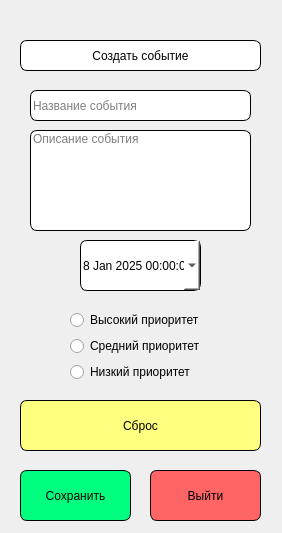
<?xml version="1.0" encoding="UTF-8"?>
<ui version="4.0">
 <class>Dialog</class>
 <widget class="QDialog" name="Dialog">
  <property name="geometry">
   <rect>
    <x>0</x>
    <y>0</y>
    <width>282</width>
    <height>533</height>
   </rect>
  </property>
  <property name="sizePolicy">
   <sizepolicy hsizetype="Fixed" vsizetype="Fixed">
    <horstretch>0</horstretch>
    <verstretch>0</verstretch>
   </sizepolicy>
  </property>
  <property name="minimumSize">
   <size>
    <width>282</width>
    <height>533</height>
   </size>
  </property>
  <property name="maximumSize">
   <size>
    <width>282</width>
    <height>533</height>
   </size>
  </property>
  <property name="windowTitle">
   <string>Dialog</string>
  </property>
  <widget class="QPushButton" name="pushButton">
   <property name="geometry">
    <rect>
     <x>20</x>
     <y>470</y>
     <width>111</width>
     <height>51</height>
    </rect>
   </property>
   <property name="styleSheet">
    <string notr="true">QPushButton {
background-color: rgb(0, 255, 127);
font: 700 9pt &quot;Arial&quot;;
border: 1px solid rgb(0, 0, 0);
border-radius: 7px;
}
QPushButton:pressed {
background-color: rgb(255, 255, 255);
}</string>
   </property>
   <property name="text">
    <string>Сохранить</string>
   </property>
  </widget>
  <widget class="QPushButton" name="pushButton_2">
   <property name="geometry">
    <rect>
     <x>20</x>
     <y>400</y>
     <width>241</width>
     <height>51</height>
    </rect>
   </property>
   <property name="autoFillBackground">
    <bool>false</bool>
   </property>
   <property name="styleSheet">
    <string notr="true">QPushButton {
background-color: rgb(255, 255, 127);
font: 700 9pt &quot;Arial&quot;;
border: 1px solid rgb(0, 0, 0);
border-radius: 7px;
}
QPushButton:pressed {
background-color: rgb(255, 255, 255);
}</string>
   </property>
   <property name="text">
    <string>Сброс</string>
   </property>
   <property name="checkable">
    <bool>false</bool>
   </property>
  </widget>
  <widget class="QPushButton" name="pushButton_3">
   <property name="geometry">
    <rect>
     <x>150</x>
     <y>470</y>
     <width>111</width>
     <height>51</height>
    </rect>
   </property>
   <property name="styleSheet">
    <string notr="true">QPushButton {
background-color: rgb(255, 101, 101);
font: 700 9pt &quot;Arial&quot;;
border: 1px solid rgb(0, 0, 0);
border-radius: 7px;
}

QPushButton:hover {
background-color: rgb(255, 0, 0);
}</string>
   </property>
   <property name="text">
    <string>Выйти</string>
   </property>
  </widget>
  <widget class="QLabel" name="label">
   <property name="geometry">
    <rect>
     <x>20</x>
     <y>40</y>
     <width>241</width>
     <height>31</height>
    </rect>
   </property>
   <property name="styleSheet">
    <string notr="true">background-color: rgb(255, 255, 255);
font: 700 9pt &quot;Arial&quot;;
border: 1px solid rgb(0, 0, 0);
border-radius: 7px;</string>
   </property>
   <property name="text">
    <string>Создать событие</string>
   </property>
   <property name="alignment">
    <set>Qt::AlignmentFlag::AlignCenter</set>
   </property>
  </widget>
  <widget class="QLineEdit" name="lineEdit">
   <property name="geometry">
    <rect>
     <x>30</x>
     <y>90</y>
     <width>221</width>
     <height>31</height>
    </rect>
   </property>
   <property name="styleSheet">
    <string notr="true">background-color: rgb(255, 255, 255);
font: 700 9pt &quot;Arial&quot;;
border: 1px solid rgb(0, 0, 0);
border-radius: 7px;</string>
   </property>
   <property name="placeholderText">
    <string>Название события</string>
   </property>
  </widget>
  <widget class="QLineEdit" name="lineEdit_2">
   <property name="geometry">
    <rect>
     <x>30</x>
     <y>130</y>
     <width>221</width>
     <height>101</height>
    </rect>
   </property>
   <property name="sizePolicy">
    <sizepolicy hsizetype="Fixed" vsizetype="Fixed">
     <horstretch>0</horstretch>
     <verstretch>0</verstretch>
    </sizepolicy>
   </property>
   <property name="mouseTracking">
    <bool>true</bool>
   </property>
   <property name="tabletTracking">
    <bool>false</bool>
   </property>
   <property name="autoFillBackground">
    <bool>false</bool>
   </property>
   <property name="styleSheet">
    <string notr="true">background-color: rgb(255, 255, 255);
font: 700 9pt &quot;Arial&quot;;
border: 1px solid rgb(0, 0, 0);
border-radius: 7px;</string>
   </property>
   <property name="frame">
    <bool>true</bool>
   </property>
   <property name="echoMode">
    <enum>QLineEdit::EchoMode::Normal</enum>
   </property>
   <property name="alignment">
    <set>Qt::AlignmentFlag::AlignLeading|Qt::AlignmentFlag::AlignLeft|Qt::AlignmentFlag::AlignTop</set>
   </property>
   <property name="dragEnabled">
    <bool>false</bool>
   </property>
   <property name="placeholderText">
    <string>Описание события</string>
   </property>
   <property name="cursorMoveStyle">
    <enum>Qt::CursorMoveStyle::LogicalMoveStyle</enum>
   </property>
   <property name="clearButtonEnabled">
    <bool>false</bool>
   </property>
  </widget>
  <widget class="QDateTimeEdit" name="dateTimeEdit">
   <property name="geometry">
    <rect>
     <x>80</x>
     <y>240</y>
     <width>121</width>
     <height>51</height>
    </rect>
   </property>
   <property name="styleSheet">
    <string notr="true">background-color: rgb(255, 255, 255);
font: 700 9pt &quot;Arial&quot;;
border: 1px solid rgb(0, 0, 0);
border-radius: 7px;</string>
   </property>
   <property name="wrapping">
    <bool>false</bool>
   </property>
   <property name="minimumDateTime">
    <datetime>
     <hour>0</hour>
     <minute>0</minute>
     <second>0</second>
     <year>2025</year>
     <month>1</month>
     <day>8</day>
    </datetime>
   </property>
   <property name="calendarPopup">
    <bool>true</bool>
   </property>
  </widget>
  <widget class="QWidget" name="layoutWidget">
   <property name="geometry">
    <rect>
     <x>70</x>
     <y>310</y>
     <width>139</width>
     <height>74</height>
    </rect>
   </property>
   <layout class="QVBoxLayout" name="verticalLayout">
    <property name="sizeConstraint">
     <enum>QLayout::SizeConstraint::SetDefaultConstraint</enum>
    </property>
    <item>
     <widget class="QRadioButton" name="radioButton">
      <property name="styleSheet">
       <string notr="true">font: 700 9pt &quot;Arial&quot;;</string>
      </property>
      <property name="text">
       <string>Высокий приоритет</string>
      </property>
     </widget>
    </item>
    <item>
     <widget class="QRadioButton" name="radioButton_2">
      <property name="styleSheet">
       <string notr="true">font: 700 9pt &quot;Arial&quot;;</string>
      </property>
      <property name="text">
       <string>Средний приоритет</string>
      </property>
     </widget>
    </item>
    <item>
     <widget class="QRadioButton" name="radioButton_3">
      <property name="styleSheet">
       <string notr="true">font: 700 9pt &quot;Arial&quot;;</string>
      </property>
      <property name="text">
       <string>Низкий приоритет</string>
      </property>
     </widget>
    </item>
   </layout>
  </widget>
 </widget>
 <resources/>
 <connections/>
</ui>
